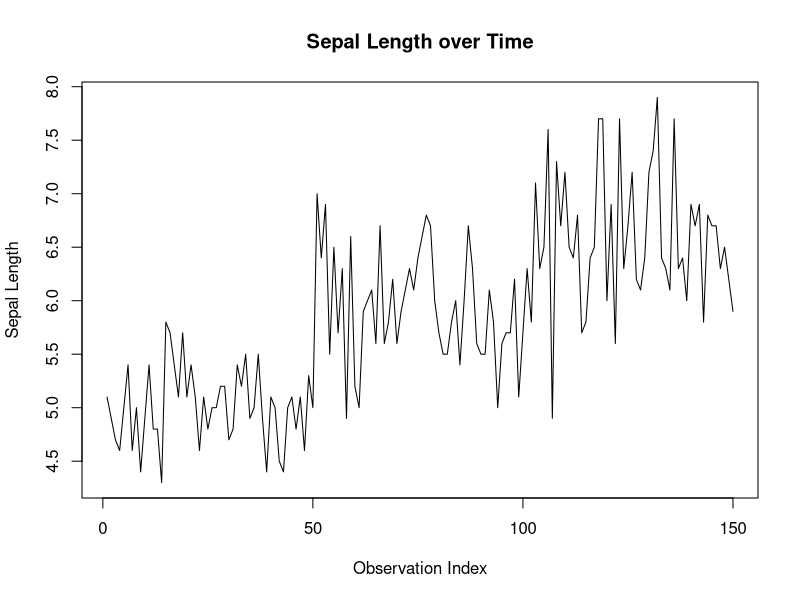
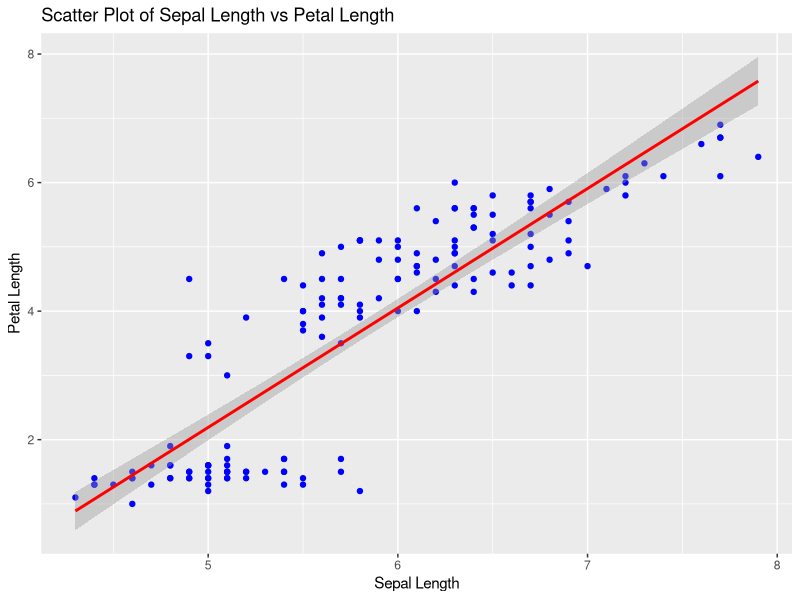
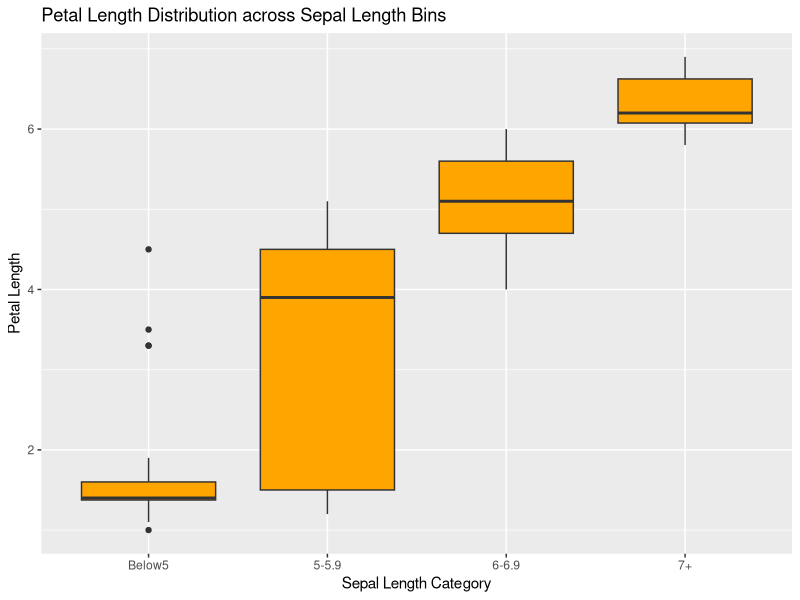

These figures' R source, in order:
# ---------------------------------------------------------
# Load required library
# ---------------------------------------------------------
library(ggplot2)

# ---------------------------------------------------------
# Load iris dataset
# ---------------------------------------------------------
data(iris)

# Display first few rows
head(iris)

# ---------------------------------------------------------
# Summary statistics
# ---------------------------------------------------------
summary(iris)

# ---------------------------------------------------------
# Display dataset structure
# ---------------------------------------------------------
str(iris)

# ---------------------------------------------------------
# Basic plot of Sepal Length over row index (time)
# ---------------------------------------------------------
plot(iris$Sepal.Length,
     type="l",
     main="Sepal Length over Time",
     xlab="Observation Index",
     ylab="Sepal Length")

# ---------------------------------------------------------
# Handle missing data (remove NA rows)
# ---------------------------------------------------------
iris_clean <- na.omit(iris)

# Display first rows of cleaned dataset
head(iris_clean)

# ---------------------------------------------------------
# Scatter Plot: Sepal Length vs Petal Length
# ---------------------------------------------------------
ggplot(iris_clean, aes(x=Sepal.Length, y=Petal.Length)) +
  geom_point(color="blue") +
  geom_smooth(method="lm", color="red") +
  labs(title="Scatter Plot of Sepal Length vs Petal Length",
       x="Sepal Length",
       y="Petal Length")

# ---------------------------------------------------------
# Create bins for Sepal Length
# ---------------------------------------------------------
iris_clean$Sepal_bin <- cut(iris_clean$Sepal.Length,
                            breaks=c(0,5,6,7,Inf),
                            labels=c("Below5","5-5.9","6-6.9","7+"))

# ---------------------------------------------------------
# Boxplot of Petal Length for Sepal Length bins
# ---------------------------------------------------------
ggplot(iris_clean, aes(x=Sepal_bin, y=Petal.Length)) +
  geom_boxplot(fill="orange") +
  labs(title="Petal Length Distribution across Sepal Length Bins",
       x="Sepal Length Category",
       y="Petal Length")
